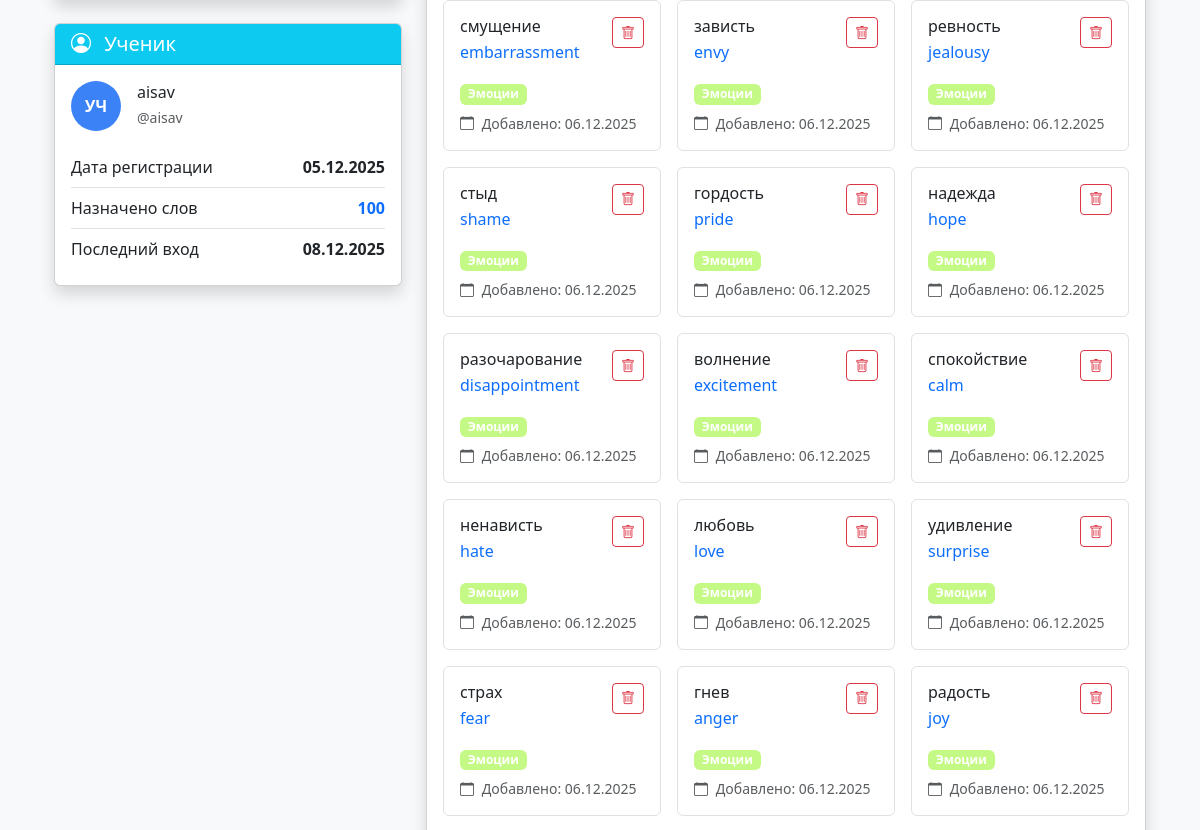
Page /vocabulary/teacher_panel/1/ (signed in, middle part) on the earlier database version.
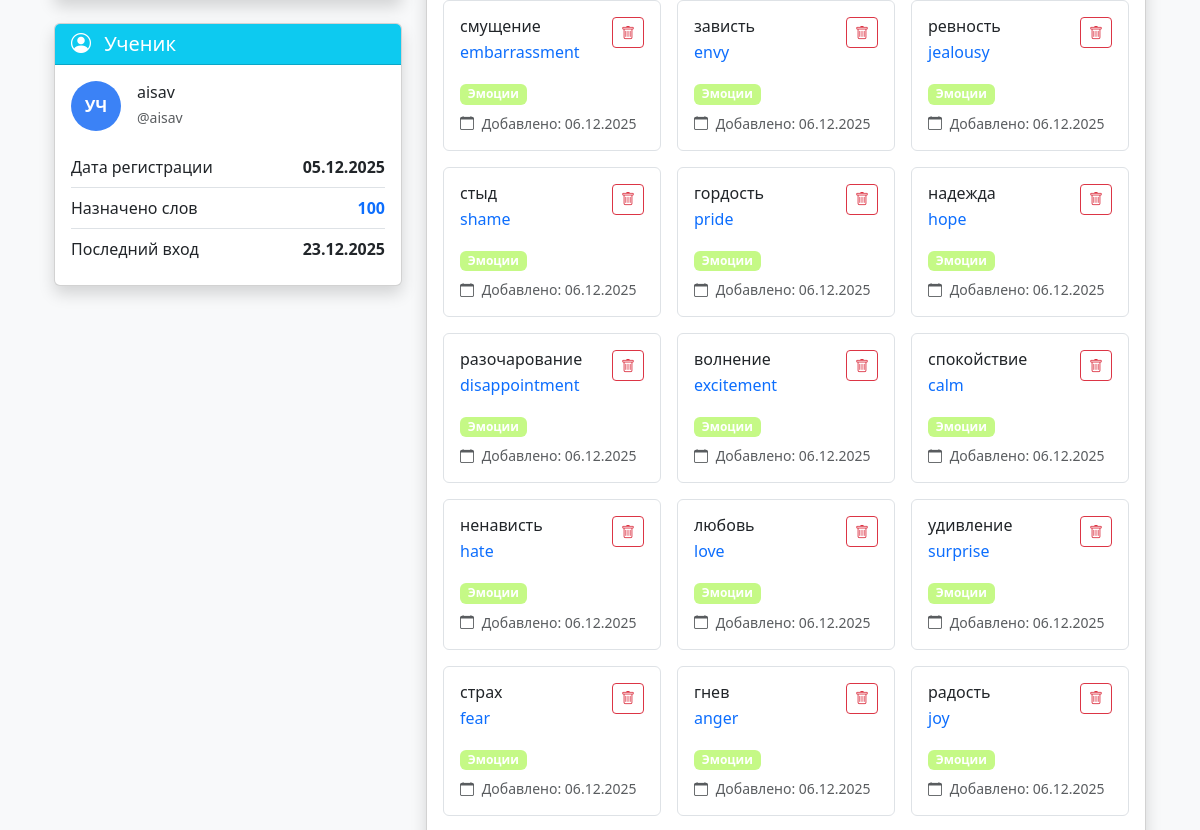
Same page on the later database version.
### users/models.py (models this page shows, shortened)
class User(AbstractUser):
    ROLE_CHOICES = (
        ('teacher', 'Учитель'),
        ('student', 'Ученик'),
    )
    role = models.CharField(max_length=10, choices=ROLE_CHOICES, default='student')
    def is_teacher(self):
        return self.role == 'teacher'

### vocabulary/views.py (the view)
# urls.py: path('teacher_panel/<int:student_id>/', views.teacher_panel, name='teacher_panel'),
@login_required
def teacher_panel(request, student_id):
    if not request.user.is_teacher():
        return redirect('dashboard:home')
    student = get_object_or_404(User, id=student_id, role='student')
    topics = Topic.objects.all()
    student_words = StudentWord.objects.filter(student=student).select_related('word')
    return render(request, 'vocabulary/teacher_panel.html', {
        'topics': topics,
        'student_words': student_words,
        'student': student,
    })

### vocabulary/templates/vocabulary/teacher_panel.html (shortened to what the changed rows need)
{% extends 'base.html' %}
{% block content %}
    <div class="container-fluid">
        <div class="row">
            <div class="col-lg-4">
                <div class="card shadow">
                    <div class="card-body">
                        <div class="d-flex align-items-center mb-3">
                            <div class="avatar-circle me-3" style="background-color: #3B82F6;">
                                <span class="avatar-text">{{ student.first_name|first|default:"У" }}{{ student.last_name|first|default:"Ч" }}</span>
                            </div>
                            <div>
                                <h6 class="mb-1">{{ student.get_full_name|default:student.username }}</h6>
                                <p class="text-muted mb-0 small">@{{ student.username }}</p>
                            </div>
                        </div>
                        <div class="list-group list-group-flush">
                            <div class="list-group-item d-flex justify-content-between px-0">
                                <span>Дата регистрации</span>
                                <strong>{{ student.date_joined|date:"d.m.Y" }}</strong>
                            </div>
                            <div class="list-group-item d-flex justify-content-between px-0">
                                <span>Последний вход</span>
                                <strong>{{ student.last_login|date:"d.m.Y"|default:"Еще не входил" }}</strong>
                            </div>
                        </div>
                    </div>
                </div>
            </div>
        </div>
    </div>
{% endblock %}

Differences in the rows shown:
changed User "aisav": last_login "08.12.2025" → "23.12.2025"
